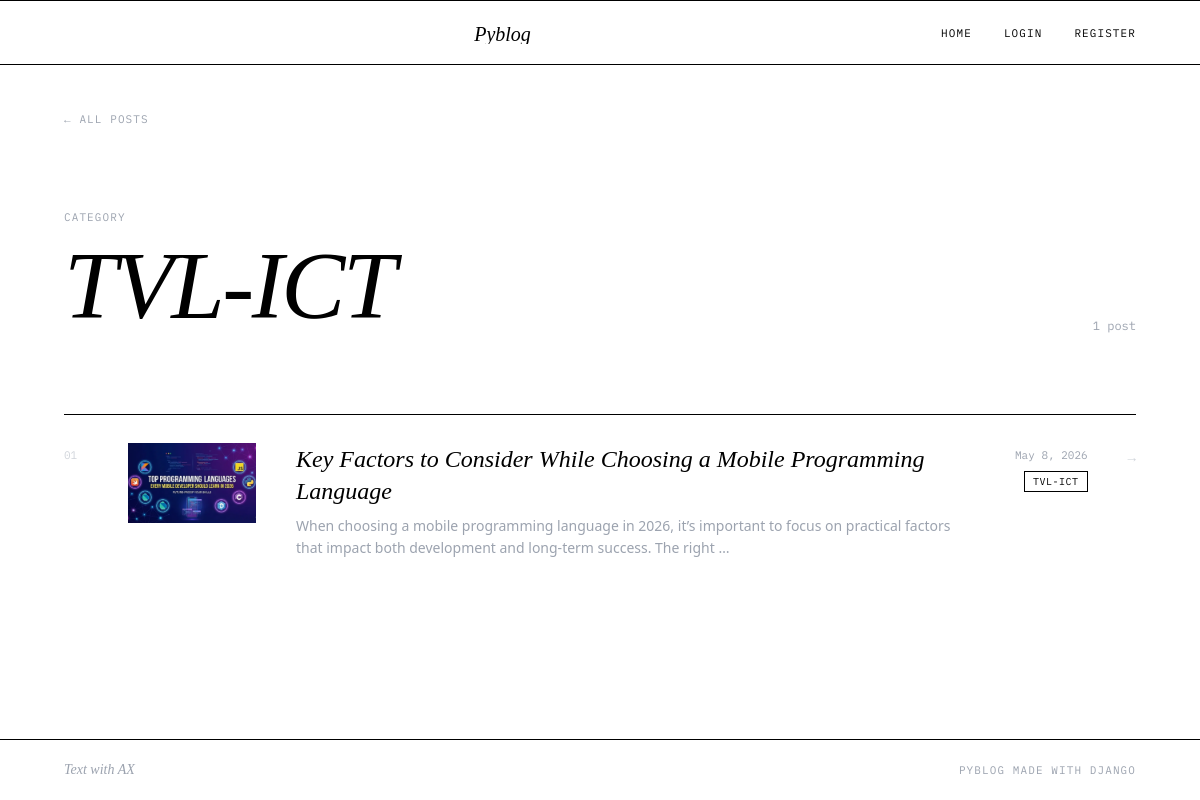
/category/TVL-ICT/, run on the app's committed database.
### blog/models.py (models this page shows, shortened)
class Category(models.Model):
    name = models.CharField(max_length = 30)
    class Meta:
        verbose_name_plural = 'Categories'

class Post(models.Model):
    title = models.CharField(max_length = 255)
    body = models.TextField()
    created_on = models.DateTimeField(auto_now_add = True)
    last_modified = models.DateTimeField(auto_now = True)
    categories = models.ManyToManyField('Category', related_name = 'posts')
    image = models.ImageField(upload_to = 'post_images/', blank = True, null = True)
    author = models.ForeignKey(User, on_delete=models.CASCADE, related_name='posts')

### blog/views.py (the view)
# urls.py: path('category/<str:category>/', views.blog_category, name='blog_category'),
def blog_category(request, category):
    posts = Post.objects.filter(categories__name__contains=category).order_by('-created_on')
    return render(request, 'blog/category.html', {'category': category, 'posts': posts})

### templates/blog/category.html (shortened to what this page needs)
{% load static %}
<!DOCTYPE html>
<html lang="en">
<head>
    <script src="https://cdn.tailwindcss.com"></script>
</head>
<body class="bg-white text-black min-h-screen flex flex-col">
    <header class="border-b border-black relative overflow-hidden">
    <div class="max-w-6xl mx-auto px-4 sm:px-6 lg:px-10 py-5 flex items-center justify-between relative z-10">
        <a href="/" class="font-serif text-xl italic font-light group relative overflow-hidden inline-block h-[1.2em]">
        <a href="/" class="font-serif text-xl italic font-light group relative overflow-hidden inline-block h-[1.2em]">
            <span class="inline-block transition-transform duration-500 group-hover:-translate-y-full">Pyblog</span>
        </a>
        <nav class="hidden md:flex items-center gap-8">
            <a href="{% url 'blog_index' %}"
                class="font-mono text-[11px] tracking-widest uppercase relative overflow-hidden group inline-block h-[1.2em]">
                <span class="inline-block transition-transform duration-300 group-hover:-translate-y-full">Home</span>
            </a>
            {% if user.is_authenticated %}
            <a href="{% url 'profile' %}"
                class="font-mono text-[11px] tracking-widest uppercase relative overflow-hidden group inline-block h-[1.2em]">
                <span class="inline-block transition-transform duration-300 group-hover:-translate-y-full">Profile</span>
                <span class="absolute left-0 top-full inline-block transition-transform duration-300 group-hover:-translate-y-full text-gray-400">Profile</span>
            </a>
            <a href="{% url 'blog_create' %}"
                class="font-mono text-[11px] tracking-widest uppercase relative overflow-hidden group inline-block h-[1.2em]">
                <span class="inline-block transition-transform duration-300 group-hover:-translate-y-full">New Post</span>
                <span class="absolute left-0 top-full inline-block transition-transform duration-300 group-hover:-translate-y-full text-gray-400">New Post</span>
            </a>
            <a href="{% url 'logout' %}"
                class="font-mono text-[11px] tracking-widest uppercase relative overflow-hidden group inline-block h-[1.2em]">
                <span class="inline-block transition-transform duration-300 group-hover:-translate-y-full">Logout</span>
                <span class="absolute left-0 top-full inline-block transition-transform duration-300 group-hover:-translate-y-full text-gray-400">Logout</span>
            </a>
            {% else %}
            <a href="{% url 'login' %}"
                class="font-mono text-[11px] tracking-widest uppercase relative overflow-hidden group inline-block h-[1.2em]">
                <span class="inline-block transition-transform duration-300 group-hover:-translate-y-full">Login</span>
            </a>
            <a href="{% url 'register' %}"
                class="font-mono text-[11px] tracking-widest uppercase relative overflow-hidden group inline-block h-[1.2em]">
                <span class="inline-block transition-transform duration-300 group-hover:-translate-y-full">Register</span>
            </a>
            {% endif %}
        </nav>
    </div>
</header>
    <main class="flex-1 max-w-6xl mx-auto w-full px-6 sm:px-10">
        <div class="pt-10">
            <a href="/"
                class="inline-flex items-center gap-2 font-mono text-[11px] uppercase tracking-widest text-gray-400 hover:text-black transition-colors">
                ← All posts
            </a>
        </div>
        {% block page_title %}
        <div
            class="py-14 sm:py-20 border-b border-black flex flex-col sm:flex-row sm:items-end sm:justify-between gap-4">
            <div>
                <span class="font-mono text-[11px] uppercase tracking-widest text-gray-400 block mb-3">Category</span>
                <h1 class="font-serif text-6xl sm:text-8xl italic font-light leading-[0.9] tracking-tight">
                    {{ category }}
                </h1>
            </div>
            <span class="font-mono text-xs text-gray-400">
                {{ posts|length }} post{{ posts|length|pluralize }}
            </span>
        </div>
        {% endblock page_title %}
        {% block page_content %}
        <div class="divide-y divide-gray-100">
            {% for post in posts %}
            <article class="post-row group">
                <a href="{% url 'blog_detail' post.pk %}" class="flex items-start gap-6 sm:gap-10 py-7">
                    <span class="font-mono text-[11px] text-gray-300 mt-1 w-6 shrink-0 select-none">
                        {{ forloop.counter|stringformat:"02d" }}
                    </span>
                    <div class="img-wrap w-24 h-16 sm:w-32 sm:h-20 shrink-0 bg-gray-100">
                        {% if post.image %}
                        <img src="{{ post.image.url }}" alt="{{ post.title }}" class="w-full h-full object-cover">
                        {% else %}
                        <div class="w-full h-full bg-gray-100"></div>
                        {% endif %}
                    </div>
                    <div class="flex-1 min-w-0">
                        <h2
                            class="font-serif text-xl sm:text-2xl italic font-light leading-snug mb-2 group-hover:opacity-40 transition-opacity duration-300">
                            {{ post.title }}
                        </h2>
                        <p class="hidden sm:block text-sm text-gray-400 leading-relaxed line-clamp-2 font-light">
                            {{ post.body|slice:":160" }}…
                        </p>
                    </div>
                    <div class="hidden md:flex flex-col items-end gap-2 shrink-0 mt-1">
                        <time class="font-mono text-[11px] text-gray-400">{{ post.created_on.date }}</time>
                        <div class="flex flex-wrap gap-1 justify-end">
                            {% for cat in post.categories.all %}
                            <span
                                class="font-mono text-[10px] uppercase tracking-wider border px-2 py-0.5 transition-all
                                {% if cat.name == category %}border-black text-black{% else %}border-gray-200 text-gray-400 group-hover:border-black group-hover:text-black{% endif %}">
                                {{ cat.name }}
                            </span>
                            {% endfor %}
                        </div>
                    </div>
                    <span
                        class="font-mono text-gray-300 group-hover:text-black group-hover:translate-x-1 transition-all mt-1 shrink-0 text-sm">→</span>
                </a>
            </article>
            {% empty %}
            <div class="py-28 text-center font-serif italic text-3xl text-gray-200 font-light">
                No posts in this category.
            </div>
            {% endfor %}
        </div>
        {% endblock page_content %}
    </main>
    <footer class="border-t border-black mt-auto">
        <div class="max-w-6xl mx-auto px-6 sm:px-10 py-5 flex items-center justify-between">
            <span class="font-serif italic text-sm text-gray-400">Text with AX</span>
            <span class="font-mono text-[11px] uppercase tracking-widest text-gray-400">Pyblog made with Django</span>
        </div>
    </footer>
</body>
</html>

### templates/blog/category.html (style rules this page uses)
* { -webkit-font-smoothing: antialiased; }
.post-row { animation: up 0.35s ease both; }
.post-row:nth-child(1) { animation-delay: 0.05s }
.img-wrap { overflow: hidden; }
.img-wrap img { transition: transform 0.6s ease; }

### data on the page
Category: name "TVL-ICT"
Post: image (picture), title "Key Factors to Consider While Choosing a Mobile Programming Language", body "When choosing a mobile programming language in 2026, it’s important to focus on practical factors that impact both development and long-term success. The right", created_on "May 8, 2026"

### other printed values
{{ posts|length }} "1"
